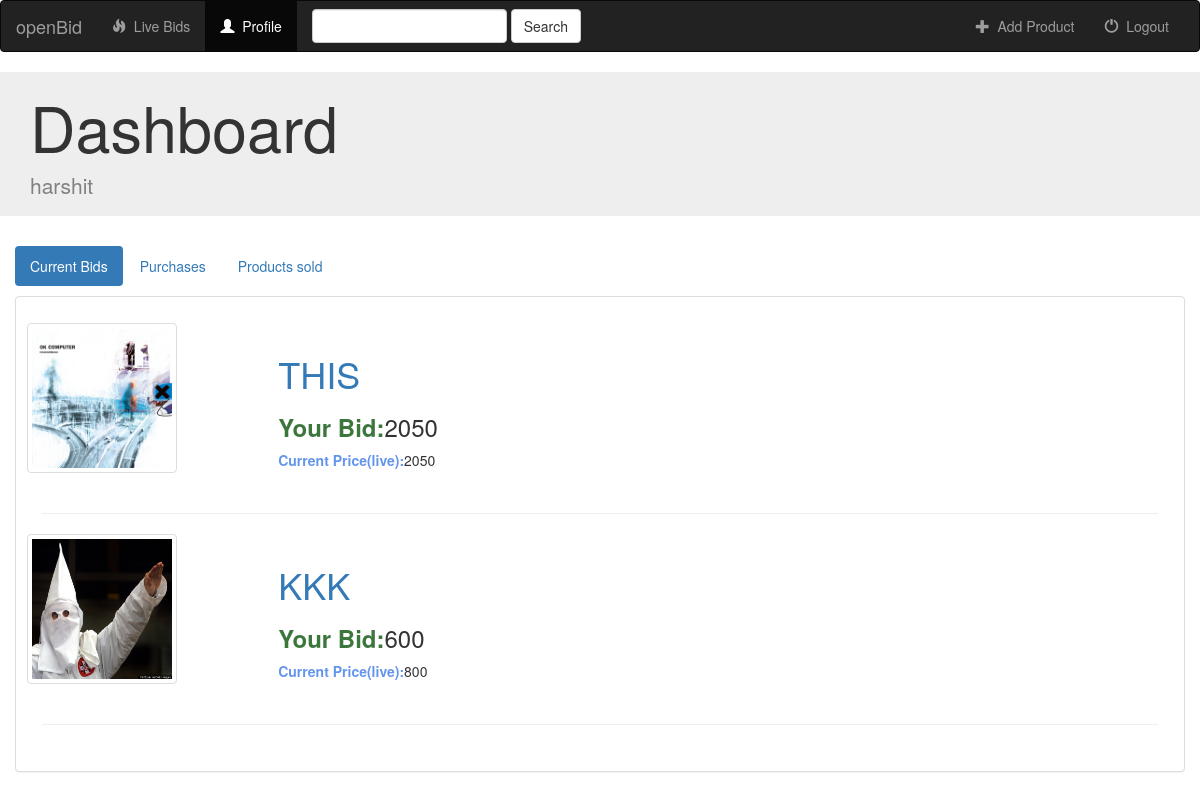
The page /bidfeed/user_bids/ (signed in) on the database its author committed.
### bidfeed/models.py (models this page shows, shortened)
class Bid(models.Model):
	user = models.ForeignKey(User, default=1)
	product = models.ForeignKey(Product, on_delete=models.CASCADE)
	bid_value = models.IntegerField(max_length=250)

class Product(models.Model):
	product_id = models.CharField(max_length=250)
	user = models.ForeignKey(User, default=1)
	customer = models.CharField(max_length=250, blank=True)
	start_price = models.IntegerField(default=0,blank=True)
	bought = models.BooleanField(default=False)
	product_name = models.CharField(max_length=400)
	min_increase = models.IntegerField(default=5)
	description = models.TextField(default='product description')
	current_price = models.IntegerField(max_length=100,default=0)
	category = models.CharField(default = "general", max_length=100)
	status = models.CharField(max_length=10, default='live')
	date = models.DateTimeField(default=datetime.now(), blank=True)
	rem_days = models.IntegerField(help_text="enter in days",default="2")
	days = models.IntegerField(help_text="enter in days",default="2")
	end_date = models.DateTimeField(blank=True)
	product_image = models.FileField(blank=True)

### bidfeed/views.py (the view)
def user_bids(request):
	if not request.user.is_authenticated():
		return render(request, 'bidfeed/login.html')
	else:
		User = request.user
		user_bids = Bid.objects.filter(user = User)
		products = Product.objects.filter(status = 'live')
		if products:
			for product in products:
				product.rem_days = rem_time(product)
				if int(product.rem_days) < 1:
					product.status = 'sold'
			product.save()
        return render(request, 'bidfeed/user_bids.html', { 'user': User, 'bids':user_bids})

### bidfeed/views.py (called while the page is built)
def rem_time(product):
	time1 = datetime.now()
	tz = pytz.timezone('Asia/Kolkata')
	time1 = tz.localize(time1)
	rem = (product.end_date - time1)
	rem = rem.total_seconds()
	return int(rem)

### bidfeed/templates/bidfeed/user_bids.html (shortened to what this page needs)
{% extends 'bidfeed/base.html' %}
{% block profile_active %}active{% endblock %}
{% block body %}
<div class="jumbotron jumbotron-fluid" style="padding:0;">
  <div class="container">
    <h1 class="display-5">Dashboard</h1>
    <p class="lead"style="color:grey;">{{user.username}}</p>
  </div>
</div>
<div class="container-fluid songs-container">
    <div class="row">
        <div class="col-sm-12 col-md-12">
            <ul class="nav nav-pills" style="margin-bottom: 10px;">
                <li role="presentation" class="active"><a href="{% url 'bidfeed:user_bids'%}">Current Bids</a></li>
                <li role="presentation"><a href="{% url 'bidfeed:purchases'%}">Purchases</a></li>
				<li role="presentation"><a href="{% url 'bidfeed:sale_products'%}">Products sold</a></li>
            </ul>
            <div class="panel panel-default">
                <div class="panel-body">
					<div class="container userbidcontainer">
					{% for bid in bids %}
					{% if bid.product.status == 'live'%}
					<div class="row userbidproductrow">
						<div class="col" style="height:100%;">
						<div class="container" style="height:100%;">
						<div class="row" style="height:100%;width:100%;">
						<div class="col-2 colproductimg">
						<a href="{% url 'bidfeed:detail' bid.product.id %}"><img id = "chatheadimg"src="{{bid.product.product_image.url}}" height="150px" width="150px" class="rounded thumbnail"/></a>
						</div>
						<div class="col-10 colproductinfo">
						<h1 id = "chatheadusername" class="display-2 otherusername"><a href="{% url 'bidfeed:detail' bid.product.id %}">{{bid.product.product_name}}</a></h1><h3 class="status"><strong class="text-success">Your Bid:</strong>{{bid.bid_value}}</h3>
						<strong style="color:cornflowerblue;">Current Price(live):</strong>{{bid.product.current_price}}</h3>
						</div>
						</div>
						</div>
						</div>
				</div>
				<hr>
				{% endif %}
				{% endfor %}
    </div>
</div>
</div>
</div>
{% endblock %}

### bidfeed/static/bidfeed/foo.css (style rules this page uses)
.userbidcontainer { width:100% !important; padding:1%; }
.userbidproductrow { width:100% !important; height:12% !important; }
.colproductinfo, .colproductimg { height:100% !important; }
.colproductinfo { padding-top:1%; margin-right:38% !important; margin-left:1%; width:40%; float:right; }
.colproductimg { width:20%; float:left; }

### rows shown on the page
Bid: product.product_image (picture), product.product_name "THIS", bid_value "2050", product.current_price "2050"
Bid: product.product_image (picture), product.product_name "KKK", bid_value "600", product.current_price "800"

### other values the page prints
{{ user.username }} "harshit"
